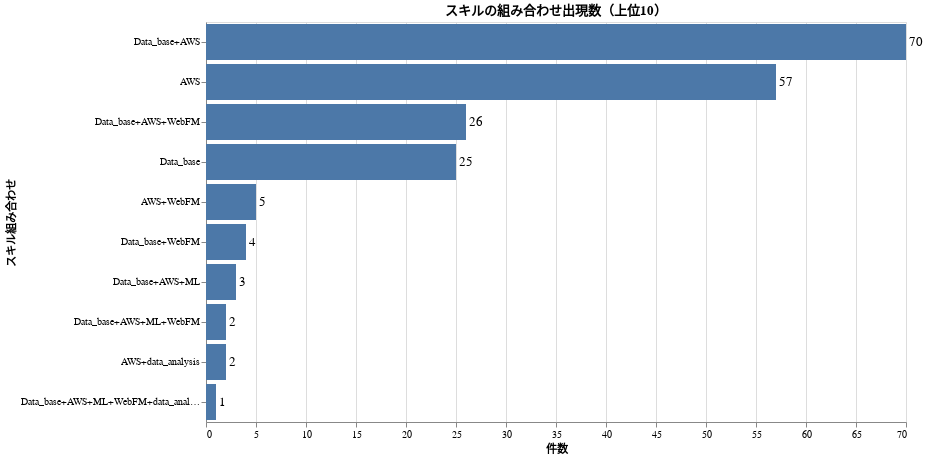

Notebook code for this chart:
### Markdown cell above
#### スキルの組み合わせ

### Code cell
def get_skill_combination(row):
    return '+'.join([col for col in row.index if row[col] == 1])

#df1["skill_combo"] = df1[["データベース", "AWS", "機械学習", "Webフレームワーク", "データ分析"]].apply(get_skill_combination, axis=1)
df1["skill_combo"] = df1[["Data_base", "AWS", "ML", "WebFM", "data_analysis"]].apply(get_skill_combination, axis=1)
df1 = df1[df1["skill_combo"] != ""]

combo_counts = df1["skill_combo"].value_counts().head(10).reset_index()
combo_counts.columns = ["スキル組み合わせ", "件数"]



bars = alt.Chart(combo_counts).mark_bar().encode(
    x=alt.X("件数:Q"),
    y=alt.Y("スキル組み合わせ:N", sort='-x')
)

labels = alt.Chart(combo_counts).mark_text(
    align='left',
    baseline='middle',
    dx=3,  # 横に少しずらしてバーの右に表示
    fontSize=13
).encode(
    x="件数:Q",
    y=alt.Y("スキル組み合わせ:N", sort='-x'),
    text="件数:Q"
)

chart = (bars + labels).properties(
    title="スキルの組み合わせ出現数（上位10）",
    width=700,
    height=400
)

chart.show()

### Figure 1 — Vega-Lite specification as saved in the notebook (floating-point values rounded to 4 significant figures)
{"config": {"view": {"continuousWidth": 300, "continuousHeight": 300}}, "layer": [{"mark": {"type": "bar"}, "encoding": {"x": {"field": "件数", "type": "quantitative"}, "y": {"field": "スキル組み合わせ", "sort": "-x", "type": "nominal"}}}, {"mark": {"type": "text", "align": "left", "baseline": "middle", "dx": 3, "fontSize": 13}, "encoding": {"text": {"field": "件数", "type": "quantitative"}, "x": {"field": "件数", "type": "quantitative"}, "y": {"field": "スキル組み合わせ", "sort": "-x", "type": "nominal"}}}], "data": {"name": "data-fd788cf7a9c3989e19b19264128c1aac"}, "height": 400, "title": "スキルの組み合わせ出現数（上位10）", "width": 700, "$schema": "https://vega.github.io/schema/vega-lite/v5.20.1.json", "datasets": {"data-fd788cf7a9c3989e19b19264128c1aac": [{"スキル組み合わせ": "Data_base+AWS", "件数": 70}, {"スキル組み合わせ": "AWS", "件数": 57}, {"スキル組み合わせ": "Data_base+AWS+WebFM", "件数": 26}, {"スキル組み合わせ": "Data_base", "件数": 25}, {"スキル組み合わせ": "AWS+WebFM", "件数": 5}, {"スキル組み合わせ": "Data_base+WebFM", "件数": 4}, {"スキル組み合わせ": "Data_base+AWS+ML", "件数": 3}, {"スキル組み合わせ": "Data_base+AWS+ML+WebFM", "件数": 2}, {"スキル組み合わせ": "AWS+data_analysis", "件数": 2}, {"スキル組み合わせ": "Data_base+AWS+ML+WebFM+data_analysis", "件数": 1}]}}
